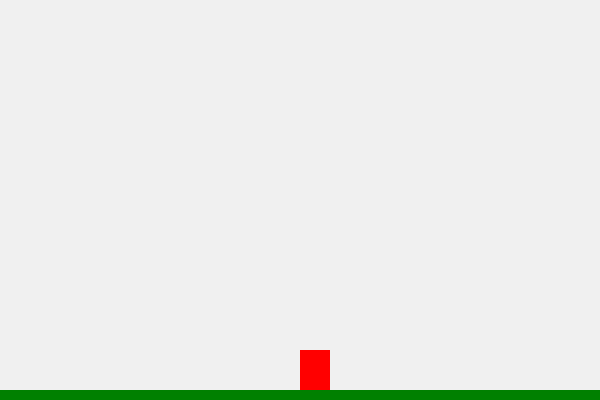
Frame 1 (no input)
Frame 60 (no input): identical to frame 1, image omitted
Frame 120 (the mouse pressed at the canvas centre since frame 60): identical to frame 1, image omitted

The p5.js sketch that drew this single still picture (run headless with seeded random() and noise() and a simulated clock; from frame 60 on, the mouse is pressed at the canvas centre):

// p5.js sketch
// ── sketch.js
// Your Name
// Date
// Jump Animation 
// Practice simulating gravity and using keyboard input

let pX = 300;
let pY = 350;

function setup() {
  createCanvas(600, 400);
  background(240);
  noStroke();
}

function draw() {
  background(240);
  // draw the ground
  fill('green');
  rect(0, 390, width, 20);

  
  //draw the player @ (pY, pX)
  drawPlayer(pX, pY);
}

function drawPlayer(x, y) {
  fill('red');
  rect(x, y, 30, 40);
}
